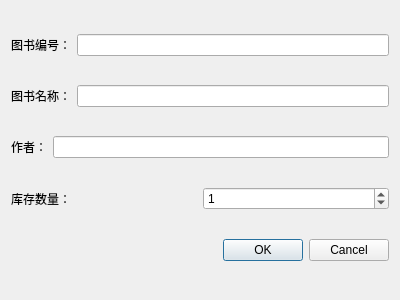
<?xml version="1.0" encoding="UTF-8"?>
<ui version="4.0">
 <class>Dialog</class>
 <widget class="QDialog" name="Dialog">
  <property name="geometry">
   <rect>
    <x>0</x>
    <y>0</y>
    <width>400</width>
    <height>300</height>
   </rect>
  </property>
  <property name="windowTitle">
   <string>添加图书</string>
  </property>
  <!-- 布局容器：垂直布局，让控件按行排列 -->
  <layout class="QVBoxLayout" name="verticalLayout">
   <!-- 第一行：图书编号 -->
   <item>
    <layout class="QHBoxLayout" name="horizontalLayout_1">
     <item>
      <widget class="QLabel" name="labelId">
       <property name="text">
        <string>图书编号：</string>
       </property>
      </widget>
     </item>
     <item>
      <widget class="QLineEdit" name="editId"/>
     </item>
    </layout>
   </item>
   <!-- 第二行：图书名称 -->
   <item>
    <layout class="QHBoxLayout" name="horizontalLayout_2">
     <item>
      <widget class="QLabel" name="labelName">
       <property name="text">
        <string>图书名称：</string>
       </property>
      </widget>
     </item>
     <item>
      <widget class="QLineEdit" name="editName"/>
     </item>
    </layout>
   </item>
   <!-- 第三行：作者 -->
   <item>
    <layout class="QHBoxLayout" name="horizontalLayout_3">
     <item>
      <widget class="QLabel" name="labelAuthor">
       <property name="text">
        <string>作者：</string>
       </property>
      </widget>
     </item>
     <item>
      <widget class="QLineEdit" name="editAuthor"/>
     </item>
    </layout>
   </item>
   <!-- 第四行：库存数量 -->
   <item>
    <layout class="QHBoxLayout" name="horizontalLayout_4">
     <item>
      <widget class="QLabel" name="labelCount">
       <property name="text">
        <string>库存数量：</string>
       </property>
      </widget>
     </item>
     <item>
      <widget class="QSpinBox" name="spinCount">
       <property name="minimum">
        <number>0</number>
       </property>
       <property name="value">
        <number>1</number>
       </property>
      </widget>
     </item>
    </layout>
   </item>
   <!-- 第五行：按钮（自动对齐到下方） -->
   <item>
    <widget class="QDialogButtonBox" name="buttonBox">
     <property name="orientation">
      <enum>Qt::Horizontal</enum>
     </property>
     <property name="standardButtons">
      <set>QDialogButtonBox::Cancel|QDialogButtonBox::Ok</set>
     </property>
    </widget>
   </item>
  </layout>
 </widget>
 <resources/>
 <connections>
  <connection>
   <sender>buttonBox</sender>
   <signal>accepted()</signal>
   <receiver>Dialog</receiver>
   <slot>accept()</slot>
   <hints>
    <hint type="sourcelabel">
     <x>248</x>
     <y>254</y>
    </hint>
    <hint type="destinationlabel">
     <x>157</x>
     <y>274</y>
    </hint>
   </hints>
  </connection>
  <connection>
   <sender>buttonBox</sender>
   <signal>rejected()</signal>
   <receiver>Dialog</receiver>
   <slot>reject()</slot>
   <hints>
    <hint type="sourcelabel">
     <x>316</x>
     <y>260</y>
    </hint>
    <hint type="destinationlabel">
     <x>286</x>
     <y>274</y>
    </hint>
   </hints>
  </connection>
 </connections>
</ui>
